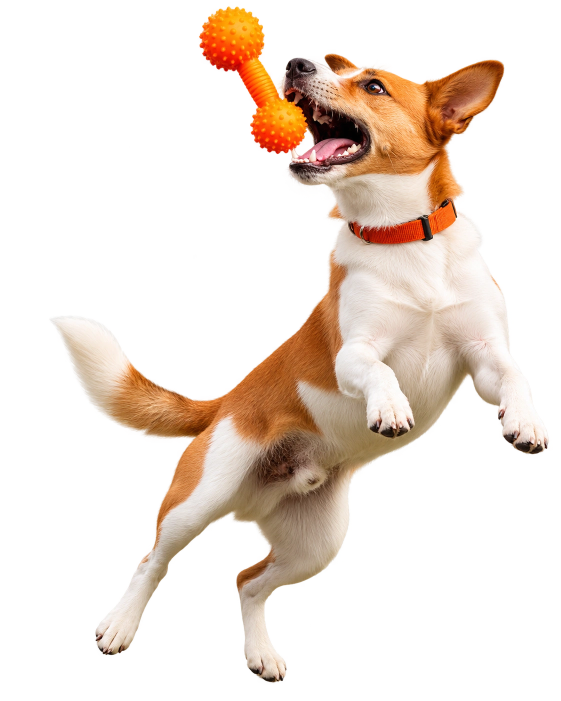
#> input picture site/assets/hero-dog.webp, 1122 x 1402 px, found by its file name (shown at 1/2 size)
$ python optimize_assets.py
#> lines starting #> are read from the running program, lines starting #| are printed output that depends on the picture
import os
from PIL import Image

def resize_webp(src_path, dst_path, target_width, quality=82):
#> called with src_path = 'site/assets/hero-dog.webp', dst_path = 'site/assets/hero-dog-400.webp', target_width = 400, quality = 78
    if not os.path.exists(src_path):
        print(f"Skipping {src_path}, does not exist")
        return
    img = Image.open(src_path)
#> img is the input picture: PIL image 1122x1402 RGBA; mean R, G, B, A 67, 52.6, 41.8, 73.5
    w_orig, h_orig = img.size
#> w_orig = 1122; h_orig = 1402
    if target_width >= w_orig:
        target_width = w_orig
    target_height = int(round(h_orig * (target_width / float(w_orig))))
#> target_height = 500
    resized = img.resize((target_width, target_height), Image.Resampling.LANCZOS)
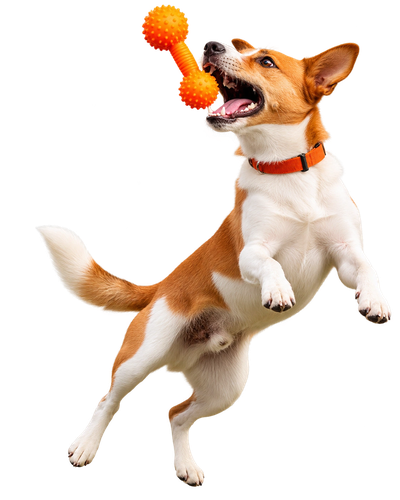
#> resized: PIL image 400x500 RGBA; mean R, G, B, A 63, 48.9, 38.4, 73.5; transparent parts drawn white
    resized.save(dst_path, 'WEBP', quality=quality, method=6)
    kb = os.path.getsize(dst_path) / 1024
    print(f"Generated {dst_path}: {target_width}x{target_height} ({kb:.1f} KiB)")
#| Generated site/assets/hero-dog-400.webp: 400x500 (31.3 KiB)

# 1. Hero Dog
resize_webp('site/assets/hero-dog.webp', 'site/assets/hero-dog-400.webp', 400, quality=78)
resize_webp('site/assets/hero-dog.webp', 'site/assets/hero-dog-600.webp', 600, quality=78)
#| Generated site/assets/hero-dog-600.webp: 600x750 (59.2 KiB)
resize_webp('site/assets/hero-dog.webp', 'site/assets/hero-dog-720.webp', 720, quality=78)
#| Generated site/assets/hero-dog-720.webp: 720x900 (82.0 KiB)

# 2. Hero Orange Blob
resize_webp('site/assets/hero-orange-blob.webp', 'site/assets/hero-orange-blob-480.webp', 480, quality=80)
#> call 4 of resize_webp, with src_path = 'site/assets/hero-orange-blob.webp', dst_path = 'site/assets/hero-orange-blob-480.webp', target_width = 480, quality = 80
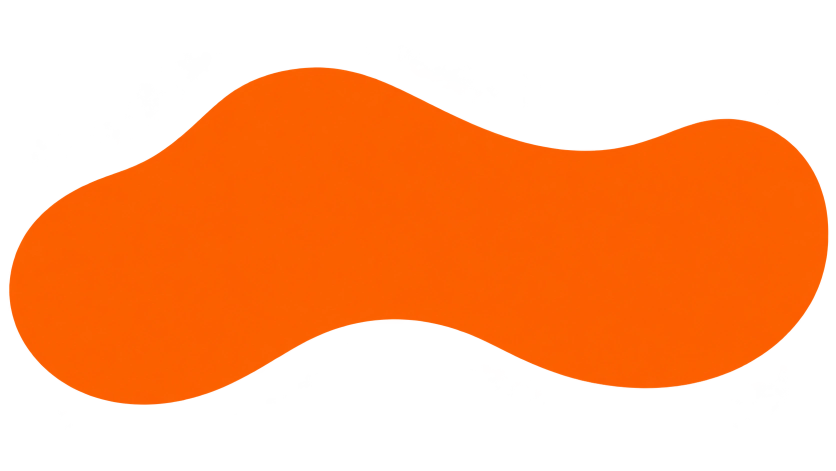
#> input picture site/assets/hero-orange-blob.webp, 1672 x 941 px, found by its file name (shown at 1/2 size)
#> in resize_webp, img is the input picture: PIL image 1672x941 RGBA; mean R, G, B, A 125.9, 47.9, 1.9, 121.7
#> in resize_webp (call 4), `resized = img.resize((target_width, target_height), Image.Resampling.L..`:
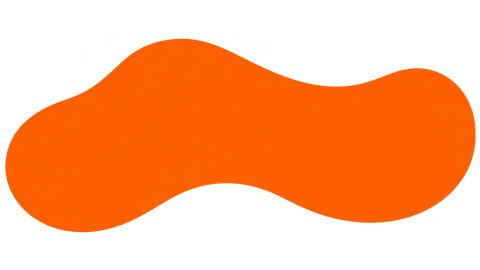
#> resized: PIL image 480x270 RGBA; mean R, G, B, A 124.3, 46.8, 0.2, 121.7; transparent parts drawn white
#> (the run stopped early here; a loop or call above may not have finished)
